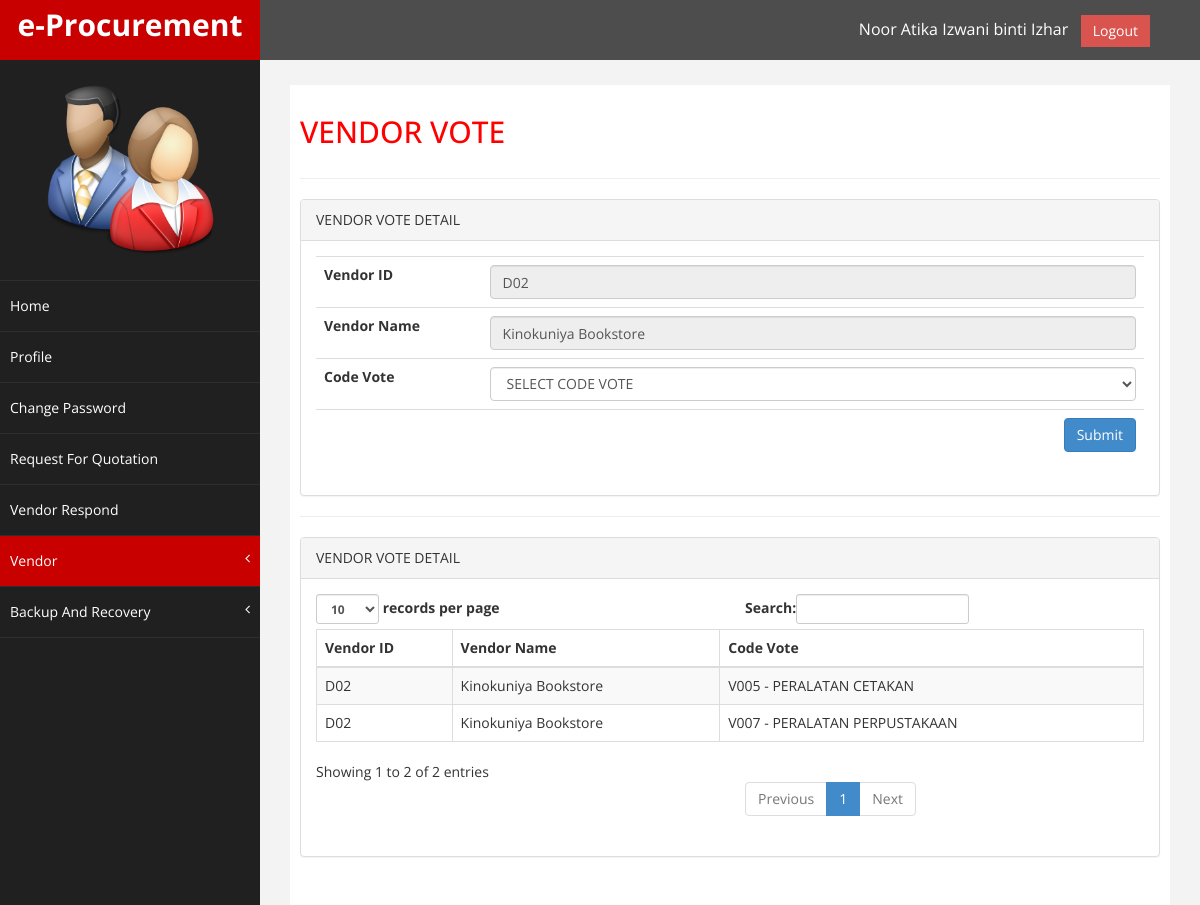
/Staff/S_Vendor_Vote.php?VendorID=D02 (signed in), run on the app's committed database.
### tables this page shows
CREATE TABLE `staff` (
  `StaffID` varchar(10) NOT NULL DEFAULT '0',
  `StaffUsername` varchar(255) NOT NULL,
  `StaffPassword` varchar(255) NOT NULL,
  `StaffName` varchar(255) NOT NULL,
  `StaffOfficeNo` varchar(15) DEFAULT NULL,
  `StaffPhoneNo` varchar(15) DEFAULT NULL,
  `roleID` int(11) NOT NULL DEFAULT '1',
  `StaffEmail` varchar(255) DEFAULT NULL,
  PRIMARY KEY (`StaffID`)
);

CREATE TABLE `vendor` (
  `VendorID` varchar(10) NOT NULL,
  `VendorUsername` varchar(255) NOT NULL,
  `VendorPassword` varchar(255) NOT NULL,
  `VendorName` varchar(255) NOT NULL,
  `VendorAddress` varchar(255) NOT NULL,
  `VendorLogo` blob,
  `VendorSignature` blob,
  `VendorStamp` blob,
  `roleID` int(11) NOT NULL DEFAULT '2',
  PRIMARY KEY (`VendorID`)
);

CREATE TABLE `vendor_vote` (
  `VendorVoteNo` varchar(10) NOT NULL,
  `VendorID` varchar(10) DEFAULT NULL,
  `CodeVoteID` varchar(10) DEFAULT NULL,
  PRIMARY KEY (`VendorVoteNo`),
  KEY `VendorID` (`VendorID`),
  KEY `CodeVoteID` (`CodeVoteID`),
  CONSTRAINT `vendor_vote_ibfk_1` FOREIGN KEY (`VendorID`) REFERENCES `vendor` (`VendorID`),
  CONSTRAINT `vendor_vote_ibfk_2` FOREIGN KEY (`CodeVoteID`) REFERENCES `code_vote` (`CodeVoteID`)
);

CREATE TABLE `code_vote` (
  `CodeVoteID` varchar(10) NOT NULL,
  `CodeVoteDesc` varchar(255) NOT NULL,
  PRIMARY KEY (`CodeVoteID`)
);

### Staff/S_Vendor_Vote.php (the view, shortened to what this page needs)
<?php
	require_once("../connection.php");
	if(!isset($_SESSION["StaffID"]) && empty($_SESSION["StaffID"]))
	{
		header("location:../index.php");
		exit;
	}
	else
		$StaffID = $_SESSION["StaffID"];
?>
<!DOCTYPE html>
<html xmlns="http://www.w3.org/1999/xhtml">
<head>
    <link href="../assets/css/bootstrap.css" rel="stylesheet" />
    <link href="../assets/css/font-awesome.css" rel="stylesheet" />
    <link href="../assets/css/custom.css" rel="stylesheet" />
</head>
<body>
    <div id="wrapper">
        <nav class="navbar navbar-default navbar-cls-top " role="navigation" style="margin-bottom: 0">
            <div class="navbar-header">
                <a class="navbar-brand" href="S_Home.php">e-Procurement</a>
            </div>
				<?php
					$stmt = mysqli_query($DBConn, "SELECT * FROM staff where StaffID='$StaffID'");
					$data = mysqli_fetch_array($stmt);
				?>
			<div style="color: white; padding: 15px 50px 5px 50px; float: right; font-size: 16px;">
				<?php echo $data['StaffName']; ?> &nbsp; <a href="../logout.php" class="btn btn-danger square-btn-adjust">Logout</a>
			</div>
        </nav>
        <nav class="navbar-default navbar-side" role="navigation">
            <div class="sidebar-collapse">
                <ul class="nav" id="main-menu">
					<li class="text-center">
						<img src="../Image/user.png" class="user-image img-responsive"/>
					</li>
                    <li>
                        <a href="S_Home.php"> Home</a>
                    </li>
                    <li>
                        <a href="S_Manage_Account.php"> Profile</a>
                    </li>
					<li>
                        <a class="" href="S_Manage_Password.php"> Change Password</a>
                    </li>
					<li>
                        <a href="S_List_Of_RFQ.php"> Request For Quotation</a>
                    </li>
					<li>
                        <a href="S_vendor_Respond.php"> Vendor Respond</a>
                    </li>
                    <li>
                        <a class="active-menu" href="#"> Vendor<span class="fa arrow"></span></a>
                    </li>
					<li>
						<a href="#"> Backup And Recovery<span class="fa arrow"></span></a>
					</li>
                </ul>
            </div>
        </nav>
        <div id="page-wrapper" >
            <div id="page-inner">
				<div class="row">
                    <div class="col-md-12">
						<h2> VENDOR VOTE </h2>
                    </div>
                </div>
                <hr />
				<div class='panel panel-default'>
					<div class='panel-heading'>VENDOR VOTE DETAIL</div>
					<div class='panel-body'>
						<form action= 'S_Vendor_Vote_Insert.php' method="post" enctype="multipart/form-data">
						<?php
							$stmt = mysqli_query($DBConn, "SELECT * FROM vendor WHERE VendorID='".$_GET['VendorID']."'");
							$row = mysqli_fetch_array($stmt);
						?>
							<table class='table'>
							<tr>
								<th colspan ='2' width='20%'>Vendor ID</th>
								<td><input type='text' name='VendorID' class="form-control" value="<?php echo $row ['VendorID'];?>" readonly />
							</tr>
							<tr>
								<th>Vendor Name</th>
								 <th></th>
								 <td><input type='text' name='VendorName' class="form-control" value="<?php echo $row ['VendorName'];?>" readonly />
							</tr>
							<tr>
								<th  colspan ='2' width ='20%'>Code Vote</th>
								<td><select name="CodeVoteID" class='form-control'>
								<option value=''>SELECT CODE VOTE</option>
								</select>
								</td>
							</tr>
							<tr>
								<th  colspan ='2' width ='20%'></th>
								<td align='right'>
									<input type='submit' class='btn btn-primary btn-md' id='Submitbtn' value='Submit' />
								</td>
							</tr>
							</table>
						</form>
					</div>
				</div>
				<hr/>
                <div class="row">
                    <div class="col-md-12">
						<div class='panel panel-default'>
							<div class='panel-heading'>VENDOR VOTE DETAIL</div>
							<div class='panel-body'>
								<table class="table table-striped table-bordered table-hover" id="dataTables-example">
								<thead>
									<tr>
										<th>Vendor ID</th>
										<th>Vendor Name</th>
										<th>Code Vote</th>
									</tr>
								</thead>
								<tbody>
									<?php
										$stmt = mysqli_query($DBConn,"SELECT * FROM vendor v, vendor_vote e , code_vote c WHERE v.VendorID = e.VendorID AND c.CodeVoteID = e.CodeVoteID AND  v.VendorID='".$_GET['VendorID']."'");
										while($row = mysqli_fetch_array($stmt))
										{
											echo "<tr>";
												echo "<td>".$row['VendorID']."</td>";
												echo "<td>".$row['VendorName']."</td>";
												echo "<td>".$row['CodeVoteID']." - ".$row['CodeVoteDesc']."</td>";
										}
									?>
									</tbody>
									</table>
							</div>
						</div>
					</div>
			</div>
        </div>
    </div>
</body>
</html>

### assets/css/custom.css (style rules this page uses)
body { font-family: 'Open Sans', sans-serif; }
#wrapper { width: 100%; background:#202020; }
#page-wrapper { padding: 15px 15px; min-height: 600px; background:#F3F3F3; }
#page-inner { width:100%; margin:10px 20px 10px 0px; background-color:#fff!important; padding:10px; min-height:1200px; }
.text-center { text-align:center; }
h2 { color: #f00; }
.square-btn-adjust { border: 0px solid transparent; -webkit-border-radius: 0px; -moz-border-radius: 0px; border-radius: 0px; }
.user-image { margin: 25px auto; -webkit-border-radius: 10px; -moz-border-radius: 10px; border-radius: 10px; max-height:170px; max-width:170px; }
.navbar-cls-top .navbar-brand { color: #fff; background: #C90000; width: 260px; text-align: center; height: 60px; font-size: 30px; font-weight: 700; }
.active-menu { background-color:#C90000!important; }
.arrow { float: right; }
.fa.arrow:before { content: "\f104"; }
.sidebar-collapse , .sidebar-collapse .nav { background:none; }
.sidebar-collapse .nav { padding:0; }
.sidebar-collapse .nav > li > a { color:#fff; background:#202020; text-shadow:none; }
.sidebar-collapse > .nav > li > a { padding:15px 10px; }
.sidebar-collapse > .nav > li { border-bottom: 1px solid rgba(107, 108, 109, 0.19); }
.navbar-side { border:none; background-color: #202020; }
.navbar-cls-top { background:#4D4D4D; border-bottom:none; }
.navbar-default { border:0px solid black; }
.navbar-header { background: #A70303; }
@media (min-width:768px) { #page-wrapper { margin: 0 0 0 260px; padding: 15px 30px; min-height: 1200px; } }
@media (min-width:768px) { .navbar-side { z-index: 1; position: absolute; width: 260px; } }
@media (min-width:768px) { .navbar { border-radius: 0px; } }

### data on the page
staff: StaffName "Noor Atika Izwani binti Izhar"
vendor: VendorID "D02", VendorName "Kinokuniya Bookstore"
vendor_vote: VendorID "D02", VendorID.VendorName "Kinokuniya Bookstore", CodeVoteID.CodeVoteID "V005", CodeVoteID.CodeVoteDesc "PERALATAN CETAKAN"
vendor_vote: VendorID "D02", VendorID.VendorName "Kinokuniya Bookstore", CodeVoteID.CodeVoteID "V007", CodeVoteID.CodeVoteDesc "PERALATAN PERPUSTAKAAN"
